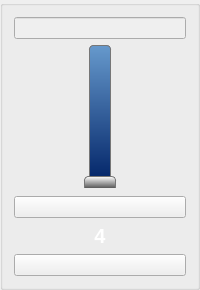
       <widget class="QGroupBox" name="groupBox_channel4">
        <property name="sizePolicy">
         <sizepolicy hsizetype="Preferred" vsizetype="MinimumExpanding">
          <horstretch>0</horstretch>
          <verstretch>0</verstretch>
         </sizepolicy>
        </property>
        <property name="minimumSize">
         <size>
          <width>80</width>
          <height>290</height>
         </size>
        </property>
        <property name="autoFillBackground">
         <bool>true</bool>
        </property>
        <property name="title">
         <string/>
        </property>
        <layout class="QVBoxLayout" name="verticalLayout_5">
         <property name="spacing">
          <number>6</number>
         </property>
         <item>
          <layout class="QVBoxLayout" name="layout_probe4Temp">
           <property name="spacing">
            <number>6</number>
           </property>
           <property name="topMargin">
            <number>0</number>
           </property>
           <item>
            <widget class="QLineEdit" name="ctrl_probe4Temp">
             <property name="enabled">
              <bool>false</bool>
             </property>
             <property name="toolTip">
              <string>Temperature</string>
             </property>
             <property name="alignment">
              <set>Qt::AlignCenter</set>
             </property>
             <property name="readOnly">
              <bool>true</bool>
             </property>
            </widget>
           </item>
          </layout>
         </item>
         <item>
          <layout class="QHBoxLayout" name="horizontalLayout_14">
           <item>
            <widget class="QSlider" name="ctrl_channel4speedSlider">
             <property name="enabled">
              <bool>false</bool>
             </property>
             <property name="sizePolicy">
              <sizepolicy hsizetype="Expanding" vsizetype="Expanding">
               <horstretch>0</horstretch>
               <verstretch>0</verstretch>
              </sizepolicy>
             </property>
             <property name="minimumSize">
              <size>
               <width>0</width>
               <height>80</height>
              </size>
             </property>
             <property name="styleSheet">
              <string notr="true">	QSlider::groove:vertical {
     	border: 1px solid #bbb;
     	background: darkBlue;
     	width: 20px;
     	border-radius: 4px;
 	}

 	QSlider::handle:vertical {
		background-color: qlineargradient(spread:pad, x1:1, y1:1.1, x2:1, y2:0, stop:0 #000, stop:1 #FFF);
 		height:15px;
 		margin:-6px;
 		border:1px solid #777;
		border-radius:4px;
 	}

 	QSlider::add-page:vertical {
	 	background: qlineargradient(x0: 1, y0: 1, x2: 0, y2: 1, stop: 0 #69c, stop: 1 #026);
	 	background: qlineargradient(x0: 1, y0: 1, x2: 0, y2: 1, stop: 0 #026, stop: 1 #69c);
	 	border: 1px solid #777;
	 	border-radius: 4px;
 	}

 	QSlider::sub-page:vertical {
	 	background: qlineargradient(x0: 1, y0: 1, x2: 0, y2: 1, stop: 0 #026, stop: 1 #69c);
	 	background: qlineargradient(x0: 1, y0: 1, x2: 0, y2: 1, stop: 0 #69c, stop: 1 #026);
     	border: 1px solid #777;
	 	border-radius: 4px;
 	}</string>
             </property>
             <property name="maximum">
              <number>100</number>
             </property>
             <property name="orientation">
              <enum>Qt::Vertical</enum>
             </property>
             <property name="invertedAppearance">
              <bool>false</bool>
             </property>
             <property name="invertedControls">
              <bool>false</bool>
             </property>
             <property name="tickPosition">
              <enum>QSlider::TicksAbove</enum>
             </property>
            </widget>
           </item>
          </layout>
         </item>
         <item>
          <spacer name="verticalSpacer_7">
           <property name="orientation">
            <enum>Qt::Vertical</enum>
           </property>
           <property name="sizeType">
            <enum>QSizePolicy::Fixed</enum>
           </property>
           <property name="sizeHint" stdset="0">
            <size>
             <width>20</width>
             <height>2</height>
            </size>
           </property>
          </spacer>
         </item>
         <item>
          <widget class="QPushButton" name="ctrl_channel4speed">
           <property name="text">
            <string/>
           </property>
          </widget>
         </item>
         <item>
          <layout class="QVBoxLayout" name="layout_channel4Select">
           <property name="spacing">
            <number>6</number>
           </property>
           <property name="topMargin">
            <number>0</number>
           </property>
           <item>
            <widget class="QPushButton" name="ctrl_channel4Select">
             <property name="minimumSize">
              <size>
               <width>0</width>
               <height>0</height>
              </size>
             </property>
             <property name="maximumSize">
              <size>
               <width>16777215</width>
               <height>16777215</height>
              </size>
             </property>
             <property name="styleSheet">
              <string notr="true">QPushButton {
	background-color: rgba(230, 230, 230, 0%);
	border: none;
	margin: 0px;
    padding: 0px;
	font-size: 20px;
	font-weight: bold;
	color: white;
	image: url(:/Images/icon_channels_lite_blue.png)
}

QPushButton:hover {
	background-color: rgba(230, 230, 230, 0%);
	border: none;
	margin: 0px;
    padding: 0px;
	font-size: 20px;
	font-weight: bold;
	color: grey;
	image: url(:/Images/icon_channels_lite_blue.png)
}</string>
             </property>
             <property name="text">
              <string>4</string>
             </property>
             <property name="iconSize">
              <size>
               <width>50</width>
               <height>30</height>
              </size>
             </property>
             <property name="flat">
              <bool>false</bool>
             </property>
            </widget>
           </item>
          </layout>
         </item>
         <item>
          <widget class="QPushButton" name="ctrl_channel4AlarmTemp">
           <property name="sizePolicy">
            <sizepolicy hsizetype="Minimum" vsizetype="Fixed">
             <horstretch>51</horstretch>
             <verstretch>0</verstretch>
            </sizepolicy>
           </property>
           <property name="minimumSize">
            <size>
             <width>51</width>
             <height>0</height>
            </size>
           </property>
           <property name="toolTip">
            <string>Alarm Temperature</string>
           </property>
           <property name="text">
            <string/>
           </property>
          </widget>
         </item>
        </layout>
       </widget>
